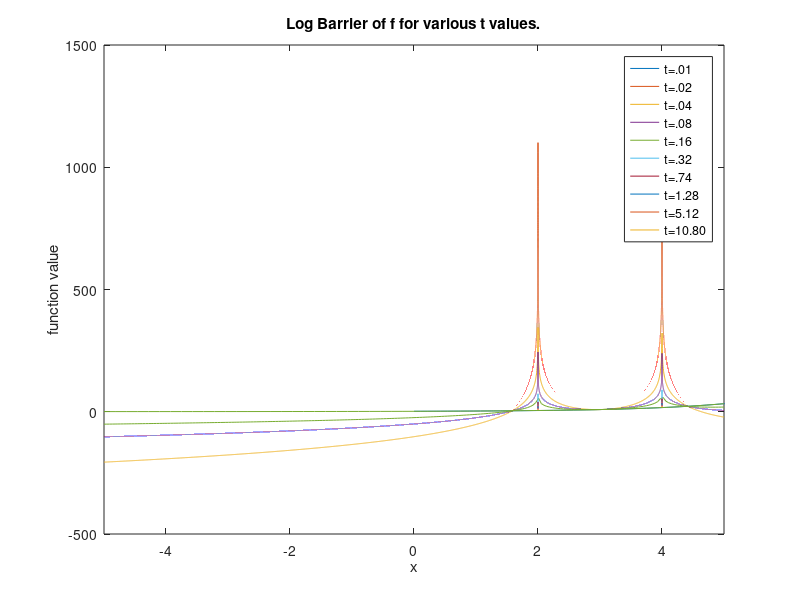

Write the MATLAB code that produced this figure.
t = [.01, .02, .04, .08, .16, .32, .64, 1.28, 2.56, 5.12, 10.80]

figure(1)
fplot(@(x) power(2,x)+1, [0,6])
hold on
for i = 1:length(t)
    fplot(@(x) power(2,x)+1 + (1/t(i))*(-log(x-2)-log(4-x)))
end
hold off
xlabel("x")
ylabel("function value")
title("Log Barrier of f for various t values.")
legend("t=.01","t=.02","t=.04","t=.08","t=.16","t=.32","t=.74","t=1.28","t=5.12","t=10.80")